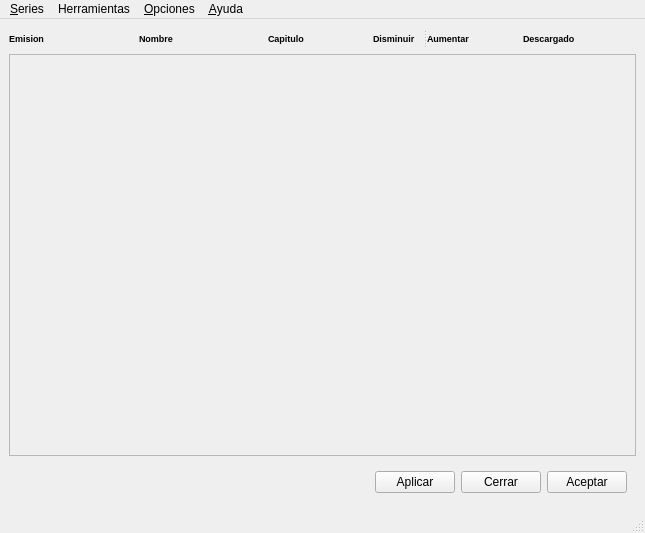
<?xml version="1.0" encoding="UTF-8"?>
<ui version="4.0">
    <class>MainWindow</class>
    <widget class="QMainWindow" name="MainWindow">
        <property name="geometry">
            <rect>
                <x>0</x>
                <y>0</y>
                <width>645</width>
                <height>533</height>
            </rect>
        </property>
        <property name="windowTitle">
            <string>MainWindow</string>
        </property>
        <property name="windowIcon">
            <iconset resource="fatcow.qrc">
                <normaloff>:/Iconos/Icons/fatcow/Principal.png</normaloff>:/Iconos/Icons/fatcow/Principal.png
            </iconset>
        </property>
        <widget class="QWidget" name="centralwidget">
            <layout class="QGridLayout" name="gridLayout">
                <item row="0" column="0">
                    <layout class="QGridLayout" name="gridLayout_2">
                        <property name="sizeConstraint">
                            <enum>QLayout::SetDefaultConstraint</enum>
                        </property>
                        <item row="0" column="6">
                            <widget class="QSplitter" name="splitter">
                                <property name="orientation">
                                    <enum>Qt::Horizontal</enum>
                                </property>
                                <widget class="QLabel" name="label_4">
                                    <property name="sizePolicy">
                                        <sizepolicy hsizetype="Minimum" vsizetype="Minimum">
                                            <horstretch>0</horstretch>
                                            <verstretch>0</verstretch>
                                        </sizepolicy>
                                    </property>
                                    <property name="maximumSize">
                                        <size>
                                            <width>50</width>
                                            <height>50</height>
                                        </size>
                                    </property>
                                    <property name="font">
                                        <font>
                                            <pointsize>7</pointsize>
                                            <weight>75</weight>
                                            <bold>true</bold>
                                        </font>
                                    </property>
                                    <property name="text">
                                        <string>Disminuir</string>
                                    </property>
                                </widget>
                                <widget class="QLabel" name="label_5">
                                    <property name="maximumSize">
                                        <size>
                                            <width>50</width>
                                            <height>50</height>
                                        </size>
                                    </property>
                                    <property name="font">
                                        <font>
                                            <pointsize>7</pointsize>
                                            <weight>75</weight>
                                            <bold>true</bold>
                                        </font>
                                    </property>
                                    <property name="text">
                                        <string>Aumentar</string>
                                    </property>
                                </widget>
                            </widget>
                        </item>
                        <item row="0" column="1">
                            <spacer name="horizontalSpacer_2">
                                <property name="orientation">
                                    <enum>Qt::Horizontal</enum>
                                </property>
                                <property name="sizeType">
                                    <enum>QSizePolicy::Fixed</enum>
                                </property>
                                <property name="sizeHint" stdset="0">
                                    <size>
                                        <width>50</width>
                                        <height>20</height>
                                    </size>
                                </property>
                            </spacer>
                        </item>
                        <item row="0" column="2">
                            <widget class="QLabel" name="label_2">
                                <property name="font">
                                    <font>
                                        <pointsize>7</pointsize>
                                        <weight>75</weight>
                                        <bold>true</bold>
                                    </font>
                                </property>
                                <property name="text">
                                    <string>Nombre</string>
                                </property>
                            </widget>
                        </item>
                        <item row="0" column="0">
                            <widget class="QLabel" name="label">
                                <property name="font">
                                    <font>
                                        <pointsize>7</pointsize>
                                        <weight>75</weight>
                                        <bold>true</bold>
                                    </font>
                                </property>
                                <property name="text">
                                    <string>Emision</string>
                                </property>
                                <property name="wordWrap">
                                    <bool>false</bool>
                                </property>
                            </widget>
                        </item>
                        <item row="0" column="4">
                            <widget class="QLabel" name="label_3">
                                <property name="font">
                                    <font>
                                        <pointsize>7</pointsize>
                                        <weight>75</weight>
                                        <bold>true</bold>
                                    </font>
                                </property>
                                <property name="text">
                                    <string>Capitulo</string>
                                </property>
                            </widget>
                        </item>
                        <item row="0" column="3">
                            <spacer name="horizontalSpacer_3">
                                <property name="orientation">
                                    <enum>Qt::Horizontal</enum>
                                </property>
                                <property name="sizeType">
                                    <enum>QSizePolicy::Fixed</enum>
                                </property>
                                <property name="sizeHint" stdset="0">
                                    <size>
                                        <width>50</width>
                                        <height>20</height>
                                    </size>
                                </property>
                            </spacer>
                        </item>
                        <item row="0" column="5">
                            <spacer name="horizontalSpacer_4">
                                <property name="orientation">
                                    <enum>Qt::Horizontal</enum>
                                </property>
                                <property name="sizeType">
                                    <enum>QSizePolicy::Fixed</enum>
                                </property>
                                <property name="sizeHint" stdset="0">
                                    <size>
                                        <width>25</width>
                                        <height>20</height>
                                    </size>
                                </property>
                            </spacer>
                        </item>
                        <item row="0" column="7">
                            <spacer name="horizontalSpacer_5">
                                <property name="orientation">
                                    <enum>Qt::Horizontal</enum>
                                </property>
                                <property name="sizeType">
                                    <enum>QSizePolicy::Fixed</enum>
                                </property>
                                <property name="sizeHint" stdset="0">
                                    <size>
                                        <width>40</width>
                                        <height>20</height>
                                    </size>
                                </property>
                            </spacer>
                        </item>
                        <item row="0" column="8">
                            <widget class="QLabel" name="label_6">
                                <property name="font">
                                    <font>
                                        <pointsize>7</pointsize>
                                        <weight>75</weight>
                                        <bold>true</bold>
                                    </font>
                                </property>
                                <property name="text">
                                    <string>Descargado</string>
                                </property>
                            </widget>
                        </item>
                        <item row="0" column="9">
                            <spacer name="horizontalSpacer_6">
                                <property name="orientation">
                                    <enum>Qt::Horizontal</enum>
                                </property>
                                <property name="sizeType">
                                    <enum>QSizePolicy::Fixed</enum>
                                </property>
                                <property name="sizeHint" stdset="0">
                                    <size>
                                        <width>40</width>
                                        <height>20</height>
                                    </size>
                                </property>
                            </spacer>
                        </item>
                    </layout>
                </item>
                <item row="1" column="0">
                    <widget class="QScrollArea" name="scrollArea">
                        <property name="widgetResizable">
                            <bool>true</bool>
                        </property>
                        <widget class="QWidget" name="scrollAreaWidgetContents">
                            <property name="geometry">
                                <rect>
                                    <x>0</x>
                                    <y>0</y>
                                    <width>629</width>
                                    <height>402</height>
                                </rect>
                            </property>
                        </widget>
                    </widget>
                </item>
                <item row="2" column="0">
                    <widget class="QWidget" name="WidgetBotones" native="true">
                        <layout class="QHBoxLayout" name="LayoutBotones">
                            <item>
                                <widget class="QLabel" name="label_Info">
                                    <property name="text">
                                        <string/>
                                    </property>
                                </widget>
                            </item>
                            <item>
                                <spacer name="horizontalSpacer">
                                    <property name="orientation">
                                        <enum>Qt::Horizontal</enum>
                                    </property>
                                    <property name="sizeHint" stdset="0">
                                        <size>
                                            <width>40</width>
                                            <height>20</height>
                                        </size>
                                    </property>
                                </spacer>
                            </item>
                            <item>
                                <widget class="QPushButton" name="pushButtonAplicar">
                                    <property name="text">
                                        <string>Aplicar</string>
                                    </property>
                                    <property name="icon">
                                        <iconset resource="fatcow.qrc">
                                            <normaloff>:/Iconos/Icons/fatcow/accept_button.png</normaloff>
                                            :/Iconos/Icons/fatcow/accept_button.png
                                        </iconset>
                                    </property>
                                </widget>
                            </item>
                            <item>
                                <widget class="QPushButton" name="pushButtonCerrar">
                                    <property name="text">
                                        <string>Cerrar</string>
                                    </property>
                                    <property name="icon">
                                        <iconset resource="fatcow.qrc">
                                            <normaloff>:/Iconos/Icons/fatcow/cancel.png</normaloff>
                                            :/Iconos/Icons/fatcow/cancel.png
                                        </iconset>
                                    </property>
                                </widget>
                            </item>
                            <item>
                                <widget class="QPushButton" name="pushButtonAceptar">
                                    <property name="text">
                                        <string>Aceptar</string>
                                    </property>
                                    <property name="icon">
                                        <iconset resource="fatcow.qrc">
                                            <normaloff>:/Iconos/Icons/fatcow/file_save_as.png</normaloff>
                                            :/Iconos/Icons/fatcow/file_save_as.png
                                        </iconset>
                                    </property>
                                </widget>
                            </item>
                        </layout>
                    </widget>
                </item>
            </layout>
        </widget>
        <widget class="QMenuBar" name="menubar">
            <property name="geometry">
                <rect>
                    <x>0</x>
                    <y>0</y>
                    <width>645</width>
                    <height>27</height>
                </rect>
            </property>
            <widget class="QMenu" name="menuOpciones">
                <property name="title">
                    <string>&amp;Opciones</string>
                </property>
                <widget class="QMenu" name="menuVaciar_log">
                    <property name="title">
                        <string>Vaciar log</string>
                    </property>
                    <addaction name="actionLogNewpct1"/>
                    <addaction name="actionLogShowrss"/>
                    <addaction name="actionLogDescargas"/>
                    <addaction name="separator"/>
                    <addaction name="actionLogTodos"/>
                </widget>
                <addaction name="actionPreferencias"/>
                <addaction name="actionNotificaciones"/>
                <addaction name="menuVaciar_log"/>
                <addaction name="actionAsistente_inicial"/>
            </widget>
            <widget class="QMenu" name="menuAyuda">
                <property name="title">
                    <string>&amp;Ayuda</string>
                </property>
                <addaction name="actionAcerca_de"/>
            </widget>
            <widget class="QMenu" name="menuSeries">
                <property name="title">
                    <string>&amp;Series</string>
                </property>
                <widget class="QMenu" name="menuModificar_Series">
                    <property name="title">
                        <string>Modificar Series</string>
                    </property>
                    <addaction name="actionModificacion_masiva"/>
                    <addaction name="actionModificacion_individual"/>
                </widget>
                <addaction name="actionSeries_Activas"/>
                <addaction name="menuModificar_Series"/>
                <addaction name="actionInsertar_Serie"/>
                <addaction name="actionRevisar_Estados"/>
                <addaction name="separator"/>
                <addaction name="actionSalir"/>
            </widget>
            <widget class="QMenu" name="menuHerramientas">
                <property name="title">
                    <string>Herramientas</string>
                </property>
                <addaction name="actionActualizar_bd_de_Imdb"/>
                <addaction name="actionDescarga_Automatica"/>
                <addaction name="actionDescargar_Serie_Completa"/>
                <addaction name="actionExportar_backup_de_la_bd"/>
                <addaction name="actionImportar_backup_de_la_bd"/>
                <addaction name="actionAbrir_carpeta_de_datos"/>
            </widget>
            <addaction name="menuSeries"/>
            <addaction name="menuHerramientas"/>
            <addaction name="menuOpciones"/>
            <addaction name="menuAyuda"/>
        </widget>
        <widget class="QStatusBar" name="statusbar"/>
        <action name="actionInsertar">
            <property name="text">
                <string>Insertar</string>
            </property>
        </action>
        <action name="actionTodasA">
            <property name="text">
                <string>Todas</string>
            </property>
        </action>
        <action name="actionSiguiendoA">
            <property name="text">
                <string>Siguiendo</string>
            </property>
        </action>
        <action name="actionEn_EsperaA">
            <property name="text">
                <string>En Espera</string>
            </property>
        </action>
        <action name="actionAcerca_de">
            <property name="text">
                <string>Acerca de</string>
            </property>
        </action>
        <action name="actionSeries_Activas">
            <property name="text">
                <string>Series Activas</string>
            </property>
        </action>
        <action name="actionTodasL">
            <property name="text">
                <string>Todas</string>
            </property>
        </action>
        <action name="actionSiguiendoL">
            <property name="text">
                <string>Siguiendo</string>
            </property>
        </action>
        <action name="actionActivasL">
            <property name="text">
                <string>Activas</string>
            </property>
        </action>
        <action name="actionPreferencias">
            <property name="text">
                <string>Preferencias</string>
            </property>
        </action>
        <action name="actionInsertar_Serie">
            <property name="text">
                <string>Insertar Serie</string>
            </property>
        </action>
        <action name="actionModificacion_masiva">
            <property name="text">
                <string>Modificacion masiva</string>
            </property>
        </action>
        <action name="actionModificacion_individual">
            <property name="text">
                <string>Modificacion individual</string>
            </property>
        </action>
        <action name="actionEn_Proceos">
            <property name="text">
                <string>En Proceso</string>
            </property>
        </action>
        <action name="actionActualizar_bd_de_Imdb">
            <property name="text">
                <string>Actualizar bd de Imdb</string>
            </property>
        </action>
        <action name="actionNewpct1">
            <property name="text">
                <string>Newpct1</string>
            </property>
        </action>
        <action name="actionShowRss">
            <property name="text">
                <string>ShowRss</string>
            </property>
        </action>
        <action name="actionActualizar_Serie">
            <property name="text">
                <string>Actualizar Serie</string>
            </property>
        </action>
        <action name="actionId_de_Opcion">
            <property name="text">
                <string>Id de Opcion</string>
            </property>
        </action>
        <action name="actionRevisar_Estados">
            <property name="text">
                <string>Revisar Estados</string>
            </property>
        </action>
        <action name="actionSalir">
            <property name="text">
                <string>Salir</string>
            </property>
        </action>
        <action name="actionNotificaciones">
            <property name="text">
                <string>Notificaciones</string>
            </property>
        </action>
        <action name="actionLogNewpct1">
            <property name="text">
                <string>Newpct1</string>
            </property>
        </action>
        <action name="actionLogShowrss">
            <property name="text">
                <string>Showrss</string>
            </property>
        </action>
        <action name="actionLogDescargas">
            <property name="text">
                <string>Descargas</string>
            </property>
        </action>
        <action name="actionLogTodos">
            <property name="text">
                <string>Todos</string>
            </property>
        </action>
        <action name="actionDescargar_Serie_Completa">
            <property name="text">
                <string>Descargar Serie Completa</string>
            </property>
        </action>
        <action name="actionExportar_backup_de_la_bd">
            <property name="text">
                <string>Exportar backup de la bd</string>
            </property>
        </action>
        <action name="actionImportar_backup_de_la_bd">
            <property name="text">
                <string>Importar backup de la bd</string>
            </property>
        </action>
        <action name="actionAbrir_carpeta_de_datos">
            <property name="text">
                <string>Abrir carpeta de datos</string>
            </property>
        </action>
        <action name="actionDescarga_Automatica">
            <property name="text">
                <string>Descarga Automatica</string>
            </property>
        </action>
        <action name="actionAsistente_inicial">
            <property name="text">
                <string>Asistente inicial</string>
            </property>
        </action>
    </widget>
    <resources>
        <include location="fatcow.qrc"/>
    </resources>
    <connections/>
</ui>
